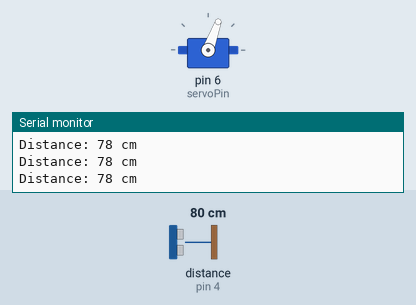
Simulated run of this sketch. Board: Arduino Uno, built with avr-gcc and run on an emulated ATmega328P. Shown: servo, the last lines printed to the serial monitor. Wiring (inferred from the names in the program): ultrasonic range finder: trigger pin 2; echo pin 4. The test bench sets the inputs (shaded band); at power-on: distance to the obstacle (sensor on pin 4) 80 cm. The echo pulse lasts 58.3 µs per cm.

Above: at 1.2 s.
1.3 s: distance to the obstacle (sensor on pin 4) set to 98 cm
4.3 s: distance to the obstacle (sensor on pin 4) set to 106 cm
At 5.3 s:
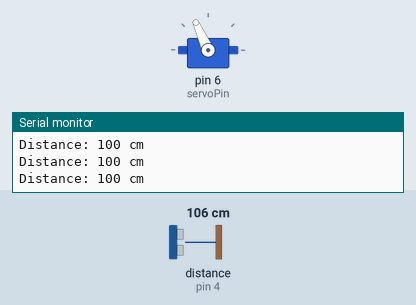
7.3 s: distance to the obstacle (sensor on pin 4) set to 2 cm
10.3 s: distance to the obstacle (sensor on pin 4) set to 120 cm
At 10.8 s:
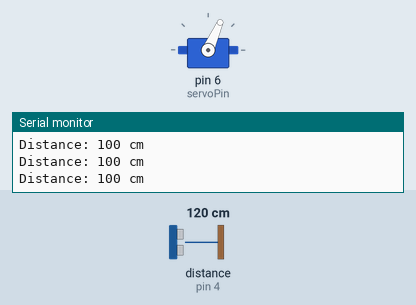
11.8 s: distance to the obstacle (sensor on pin 4) set to 18 cm
At 12.7 s:
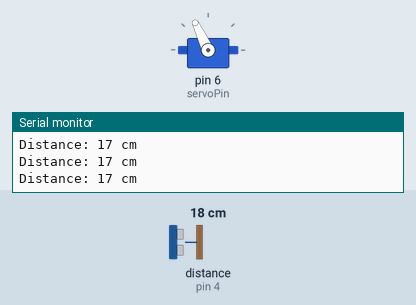
Timing chart, 0 to 15.8 s (numbered marks = the images above; inputs shaded):
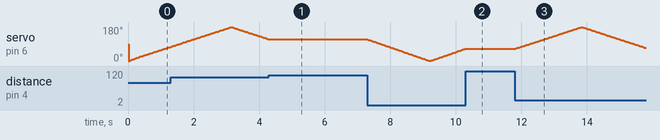

Measured:
- the behaviour switches between 101 and 102 cm on distance to the obstacle (sensor on pin 4) (found by bisection; images 0 and 1)
- after the input at 4.3 s, servo on pin 6 (servoPin): goes on until 4.3 s, then stays 114°
- after the input at 10.3 s, servo on pin 6 (servoPin): goes on until 10.3 s, then stays 66°
- after the input at 11.8 s, servo on pin 6 (servoPin): rises from 66° to 179° in 2.0 s, then falls to 69° in 2.0 s
- by itself, servo on pin 6 (servoPin): rises from 76° to 180° in 1.8 s, then falls to 116° in 1.1 s

The sketch:

ultrasonic1.ino
```cpp
#include <Servo.h>

const int trigPin = 2;
const int echoPin = 4;
const int servoPin = 6;

Servo myServo;

long duration;
int distance;
int angle = 0;
int direction = 1;

void setup() {
  pinMode(trigPin, OUTPUT);
  pinMode(echoPin, INPUT);
  myServo.attach(servoPin);
  Serial.begin(9600);
}

void loop() {
  // Trigger ultrasonic sensor
  digitalWrite(trigPin, LOW);
  delayMicroseconds(2);
  digitalWrite(trigPin, HIGH);
  delayMicroseconds(10);
  digitalWrite(trigPin, LOW);

  // Read echo time and convert to distance
  duration = pulseIn(echoPin, HIGH);
  distance = duration * 0.034 / 2;
  distance = constrain(distance, 5, 100); // Cap max to avoid noise

  Serial.print("Distance: ");
  Serial.print(distance);
  Serial.println(" cm");

  if (distance < 100) {
    // Fast gitter motion
    myServo.write(angle);
    angle += 1 * direction; // Quick jump

    if (angle >= 180 || angle <= 0) {
      direction *= -1;
    }

    delay(10); // Gitter speed
  }
}
```
